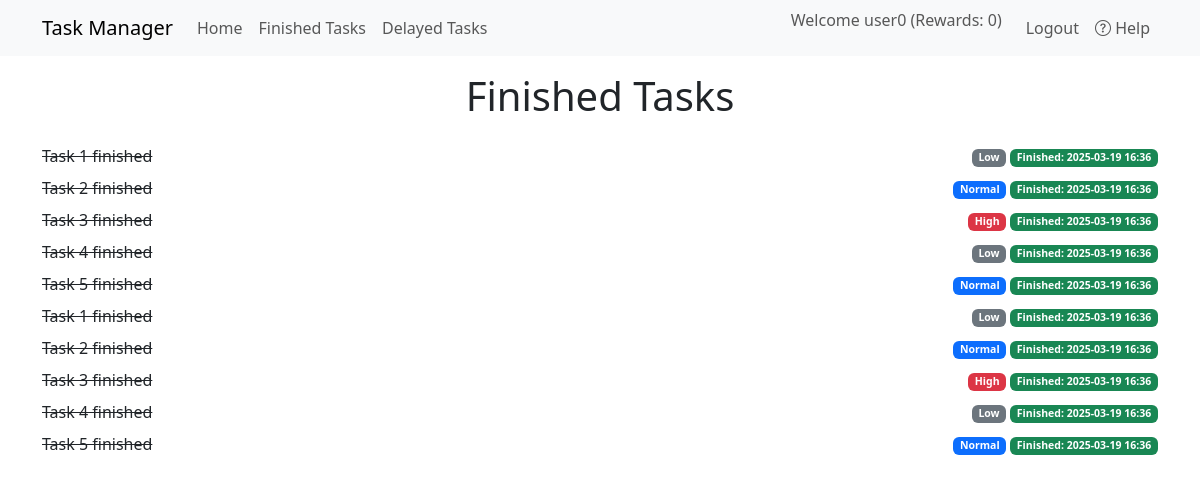
The page /finished_tasks (signed in) on the database its author committed.
### app.py (models this page shows)
class User(db.Model):
    id = db.Column(db.Integer, primary_key=True)
    username = db.Column(db.String(64), unique=True, nullable=False)
    email = db.Column(db.String(120), unique=True, nullable=False)  # new field
    password = db.Column(db.String(128), nullable=False)
    reward_points = db.Column(db.Integer, default=0)  # added for admin-updated rewards
    isAdmin = db.Column(db.Boolean, default=False)  # new field
    tasks = db.relationship('Task', backref='user', lazy=True)

class Task(db.Model):
    id = db.Column(db.Integer, primary_key=True)
    user_id = db.Column(db.Integer, db.ForeignKey('user.id'), nullable=False)
    text = db.Column(db.String(256), nullable=False)
    done = db.Column(db.Boolean, default=False)
    priority = db.Column(db.String(10), default='Normal')
    created_time = db.Column(db.DateTime, default=datetime.now)
    last_updated = db.Column(db.DateTime, default=datetime.now, onupdate=datetime.now)
    due_time = db.Column(db.DateTime, nullable=False)
    reward_given = db.Column(db.Boolean, default=False)  # new field added

### app.py (the view)
@app.route('/finished_tasks')
@login_required
def finished_tasks():
    user_id = session['user_id']
    finished = Task.query.filter_by(user_id=user_id, done=True).all()
    return render_template('tasks/finished_tasks.html', tasks=finished)

### app.py (called while the page is built)
def login_required(f):
    @wraps(f)
    def decorated_function(*args, **kwargs):
        if 'user_id' not in session:
            return redirect(url_for('login'))
        return f(*args, **kwargs)
    return decorated_function

@app.context_processor
def inject_user_rewards():
    user_id = session.get('user_id')
    reward_points = 0
    is_admin = False
    if user_id:
        user = User.query.filter_by(id=user_id).first()
        if user:
            reward_points = user.reward_points
            is_admin = user.isAdmin
    return dict(current_user=session.get('username'), reward_points=reward_points, is_admin=is_admin)

### templates/tasks/finished_tasks.html (shortened to what this page needs)
{% extends "base.html" %}
{% block content %}
  <h1 class="mb-4 text-center">Finished Tasks</h1>
  <ul class="list-unstyled">
    {% for task in tasks %}
    <li class="d-flex align-items-center mb-2">
      <span class="flex-grow-1 text-decoration-line-through">{{ task.text }}</span>
      <small class="ms-2">
        {% if task.priority == 'Low' %}
          <span class="badge bg-secondary">{{ task.priority }}</span>
        {% elif task.priority == 'High' %}
          <span class="badge bg-danger">{{ task.priority }}</span>
        {% else %}
          <span class="badge bg-primary">{{ task.priority }}</span>
        {% endif %}
        <span class="badge bg-success">Finished: {{ task.last_updated.strftime("%Y-%m-%d %H:%M") }}</span>
      </small>
    </li>
    {% endfor %}
  </ul>
{% endblock %}

### templates/base.html (shortened to what this page needs)
<!DOCTYPE html>
<html lang="en">
<head>
  <link href="https://cdn.jsdelivr.net/npm/bootstrap@5.3.0/dist/css/bootstrap.min.css" rel="stylesheet">
  <link rel="stylesheet" href="https://cdn.jsdelivr.net/npm/bootstrap-icons@1.10.5/font/bootstrap-icons.css">
</head>
<body>
  <nav class="navbar navbar-expand-lg navbar-light bg-light">
    <div class="container">
      <a class="navbar-brand" href="{{ url_for('index') }}">Task Manager</a>
      <div class="collapse navbar-collapse" id="navbarNav">
        <ul class="navbar-nav me-auto">
          <li class="nav-item"><a class="nav-link" href="{{ url_for('index') }}">Home</a></li>
          {% if current_user %}
          <li class="nav-item"><a class="nav-link" href="{{ url_for('finished_tasks') }}">Finished Tasks</a></li>
          <li class="nav-item"><a class="nav-link" href="{{ url_for('delayed_tasks') }}">Delayed Tasks</a></li>
          {% endif %}
        </ul>
        <ul class="navbar-nav">
          {% if current_user %}
          <li class="nav-item">
            <span class="navbar-text me-3">
              Welcome {{ current_user }} (Rewards: {{ reward_points }})
            </span>
          </li>
          <li class="nav-item"><a class="nav-link" href="{{ url_for('logout') }}">Logout</a></li>
          {% else %}
          <li class="nav-item"><a class="nav-link" href="{{ url_for('login') }}">Login</a></li>
          <li class="nav-item"><a class="nav-link" href="{{ url_for('register') }}">Register</a></li>
          {% endif %}
          <li class="nav-item">
            <a class="nav-link" href="#" data-bs-toggle="modal" data-bs-target="#helpModal">
              <i class="bi bi-question-circle"></i> Help
            </a>
          </li>
        </ul>
      </div>
    </div>
  </nav>
  <div class="container">
    {% block content %}{% endblock %}
  </div>
</body>
</html>

### rows shown on the page
User: username "user0"
Task: text "Task 1 finished", priority "Low", last_updated "2025-03-19 16:36"
Task: text "Task 2 finished", priority "Normal", last_updated "2025-03-19 16:36"
Task: text "Task 3 finished", priority "High", last_updated "2025-03-19 16:36"
Task: text "Task 4 finished", priority "Low", last_updated "2025-03-19 16:36"
Task: text "Task 5 finished", priority "Normal", last_updated "2025-03-19 16:36"
Task: text "Task 1 finished", priority "Low", last_updated "2025-03-19 16:36"
Task: text "Task 2 finished", priority "Normal", last_updated "2025-03-19 16:36"
Task: text "Task 3 finished", priority "High", last_updated "2025-03-19 16:36"
Task: text "Task 4 finished", priority "Low", last_updated "2025-03-19 16:36"
Task: text "Task 5 finished", priority "Normal", last_updated "2025-03-19 16:36"

### other values the page prints
{{ reward_points }} "0"
